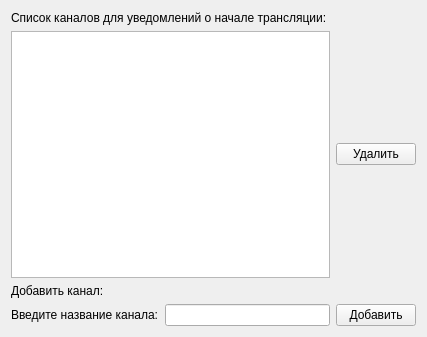
<?xml version="1.0" encoding="UTF-8"?>
<ui version="4.0">
 <class>MainWindow</class>
 <widget class="QMainWindow" name="MainWindow">
  <property name="geometry">
   <rect>
    <x>0</x>
    <y>0</y>
    <width>427</width>
    <height>337</height>
   </rect>
  </property>
  <property name="windowTitle">
   <string>MainWindow</string>
  </property>
  <widget class="QWidget" name="centralWidget">
   <layout class="QGridLayout" name="gridLayout">
    <item row="0" column="0">
     <widget class="QLabel" name="label_2">
      <property name="text">
       <string>Список каналов для уведомлений о начале трансляции:</string>
      </property>
     </widget>
    </item>
    <item row="1" column="0">
     <layout class="QHBoxLayout" name="horizontalLayout">
      <item>
       <widget class="QListWidget" name="listOfChannels"/>
      </item>
      <item>
       <widget class="QPushButton" name="deleteChannel">
        <property name="text">
         <string>Удалить</string>
        </property>
       </widget>
      </item>
     </layout>
    </item>
    <item row="2" column="0">
     <widget class="QLabel" name="label_3">
      <property name="text">
       <string>Добавить канал:</string>
      </property>
     </widget>
    </item>
    <item row="3" column="0">
     <layout class="QHBoxLayout" name="horizontalLayout_2">
      <item>
       <widget class="QLabel" name="label">
        <property name="text">
         <string>Введите название канала:</string>
        </property>
       </widget>
      </item>
      <item>
       <widget class="QLineEdit" name="channelName"/>
      </item>
      <item>
       <widget class="QPushButton" name="addChannel">
        <property name="text">
         <string>Добавить</string>
        </property>
       </widget>
      </item>
     </layout>
    </item>
   </layout>
  </widget>
 </widget>
 <layoutdefault spacing="6" margin="11"/>
 <resources/>
 <connections/>
</ui>
